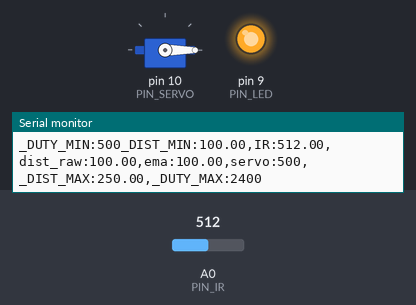
Simulated run of this sketch. Board: Arduino Uno, built with avr-gcc and run on an emulated ATmega328P. Shown: servo, output pins drawn as LEDs (lit = HIGH), the last lines printed to the serial monitor. The test bench sets the inputs (shaded band); at power-on: A0 (PIN_IR) = 512.

Above: at 1.2 s.
1.3 s: A0 (PIN_IR) set to 500
2.8 s: A0 (PIN_IR) set to 476
At 3.6 s:
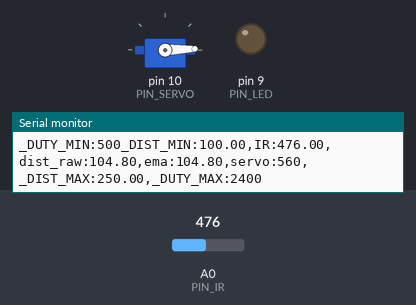
4.6 s: A0 (PIN_IR) set to 350
At 6.1 s:
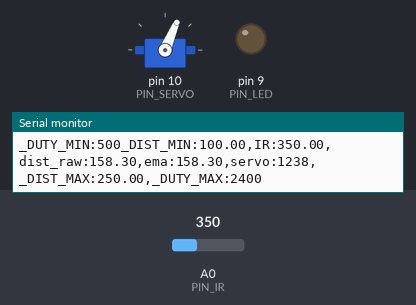
6.4 s: A0 (PIN_IR) set to 370
At 7.8 s:
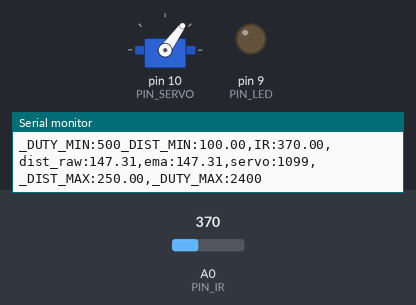
8.1 s: A0 (PIN_IR) set to 306
At 9.4 s:
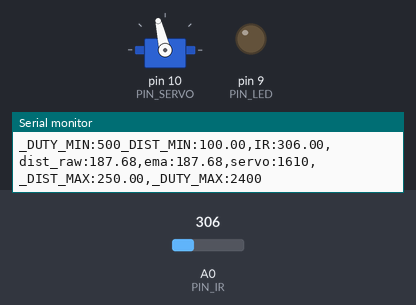
9.9 s: A0 (PIN_IR) set to 240
At 10.7 s:
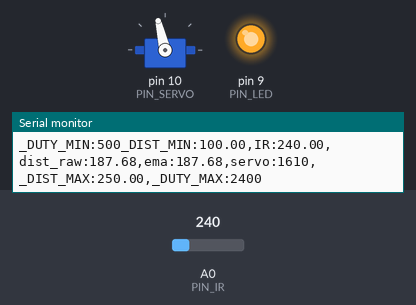
Timing chart, 0 to 12.4 s (numbered marks = the images above; inputs shaded):
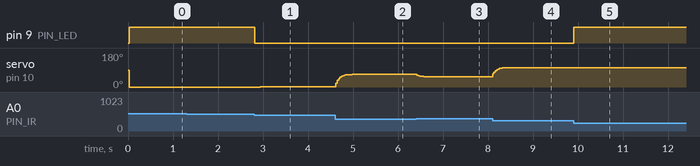

Measured:
- the behaviour switches between 493 and 492 on A0 (PIN_IR) (found by bisection; images 0 and 1)
- after the input at 2.8 s, pin 9 (PIN_LED): HIGH → LOW at once; servo on pin 10 (PIN_SERVO): 0° → 1° after 0.14 s, → 2° 0.24 s later
- after the input at 4.6 s, servo on pin 10 (PIN_SERVO): moves from 2° to 67° over 0.36 s, starting at once
- after the input at 6.4 s, servo on pin 10 (PIN_SERVO): 67° → 55° at once, → 54° 0.24 s later
- after the input at 8.1 s, servo on pin 10 (PIN_SERVO): moves from 54° to 103° over 0.33 s, starting at once
- after the input at 9.9 s, pin 9 (PIN_LED): LOW → HIGH at once

The sketch:

17_example_3.ino
```cpp
#include <Servo.h>

// Arduino pin assignment

#define PIN_IR    0         // IR sensor at Pin A0
#define PIN_LED   9
#define PIN_SERVO 10

#define _DUTY_MIN 500  // servo full clock-wise position (0 degree)
#define _DUTY_NEU ((_DUTY_MIN + _DUTY_MAX)/2)  // servo neutral position (90 degree)
#define _DUTY_MAX 2400  // servo full counter-clockwise position (180 degree)

#define _DIST_MIN  100.0   // minimum distance 100mm
#define _DIST_MAX  250.0   // maximum distance 250mm

// Target Distance
#define _TARGET_LOW  60.0
#define _TARGET_HIGH 360.0

#define _EMA_ALPHA  0.3      // for EMA Filter

#define LOOP_INTERVAL 30   // Loop Interval (unit: msec)

Servo myservo;
unsigned long last_loop_time;   // unit: msec

float dist_prev = _DIST_MIN;
float dist_ema = _DIST_MIN;

void setup()
{
  pinMode(PIN_LED, OUTPUT);

  myservo.attach(PIN_SERVO);
  myservo.writeMicroseconds(_DUTY_NEU);

  Serial.begin(1000000);    // 1,000,000 bps
}

void loop()
{
  unsigned long time_curr = millis();
  int duty;
  float a_value, dist_raw;

  // wait until next event time
  if (time_curr < (last_loop_time + LOOP_INTERVAL))
    return;
  last_loop_time += LOOP_INTERVAL;

  a_value = analogRead(PIN_IR);
  dist_raw = ((6762.0 / (a_value - 9.0)) - 4.0) * 10.0;

  if ((dist_raw == 0.0) || (dist_raw > _DIST_MAX)) {
      dist_raw = dist_prev;    // Set Higher Value
      digitalWrite(PIN_LED, 1);
  } else if (dist_raw < _DIST_MIN) {
      dist_raw = dist_prev;    // Set Lower Value
      digitalWrite(PIN_LED, 1);
  } else {    // In desired Range
      dist_prev = dist_raw;       // LED ON
      digitalWrite(PIN_LED, 0);
  }
  // Put range Filter code here (_DIST_MIN ~ _DIST_MAX)
  // and turn on LED if the distance is in the range

  dist_ema = dist_filtered(dist_ema,dist_raw); // Put EMA filter code here

  //duty = map(dist_ema, _DIST_MIN, _DIST_MAX, _DUTY_MIN, _DUTY_MAX);
  duty = _DUTY_MIN + (int)((dist_ema - _DIST_MIN) * (_DUTY_MAX - _DUTY_MIN) / (_DIST_MAX - _DIST_MIN));
// Put map() equivalent code here

  myservo.writeMicroseconds(duty);

  Serial.print("_DUTY_MIN:");  Serial.print(_DUTY_MIN);
  Serial.print("_DIST_MIN:");  Serial.print(_DIST_MIN);
  Serial.print(",IR:");        Serial.print(a_value);
  Serial.print(",dist_raw:");  Serial.print(dist_raw);
  Serial.print(",ema:");       Serial.print(dist_ema);
  Serial.print(",servo:");     Serial.print(duty);
  Serial.print(",_DIST_MAX:"); Serial.print(_DIST_MAX);
  Serial.print(",_DUTY_MAX:"); Serial.print(_DUTY_MAX);
  Serial.println("");
}
float dist_filtered(float dist_ema, float dist_raw)
{
  dist_ema = dist_raw*_EMA_ALPHA + (1-_EMA_ALPHA)*dist_ema;
  return dist_ema;
}
```
